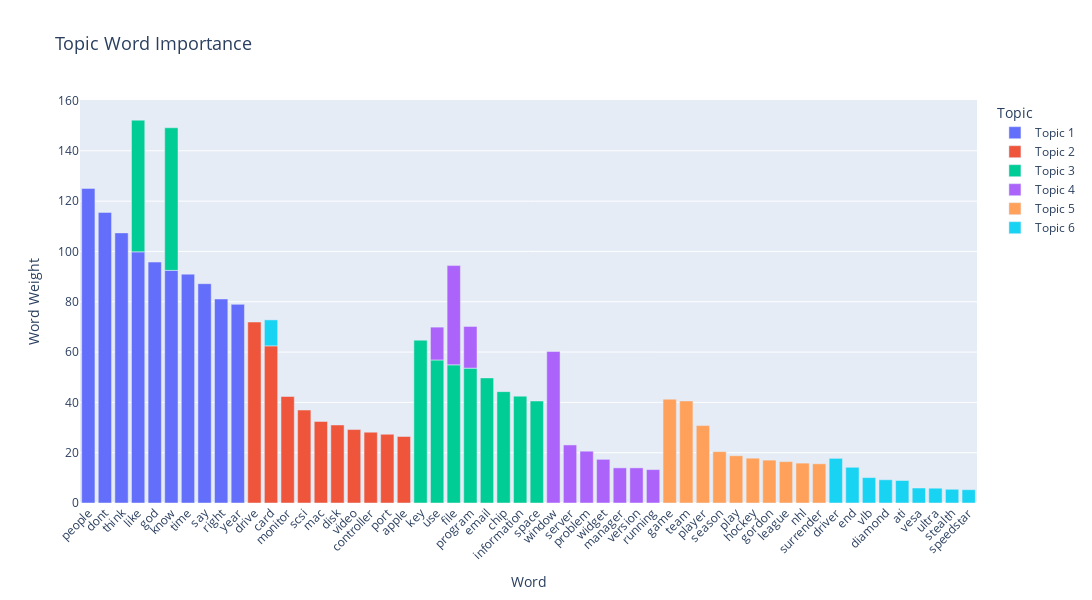
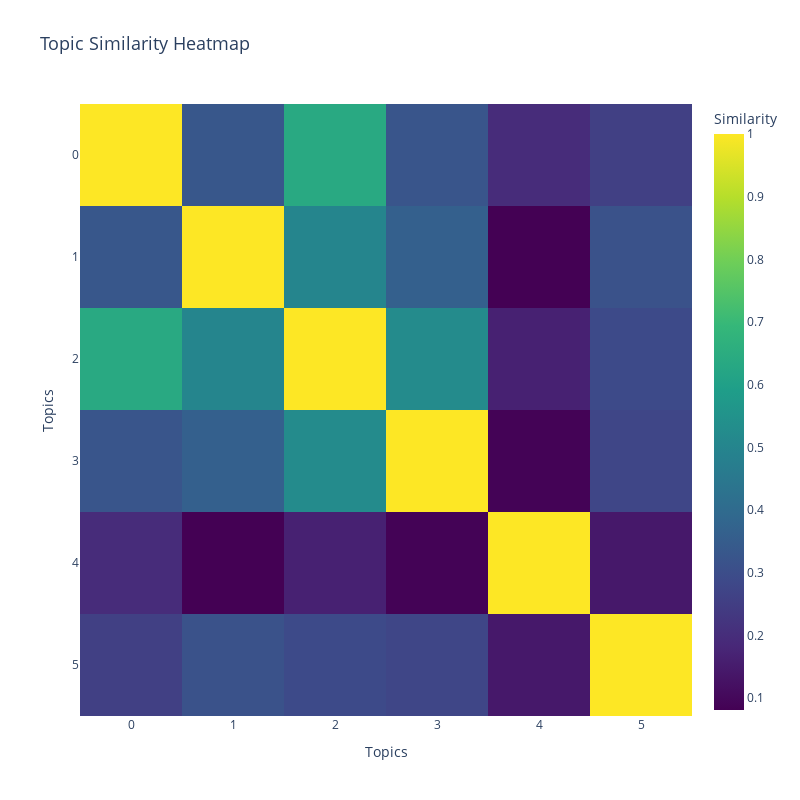
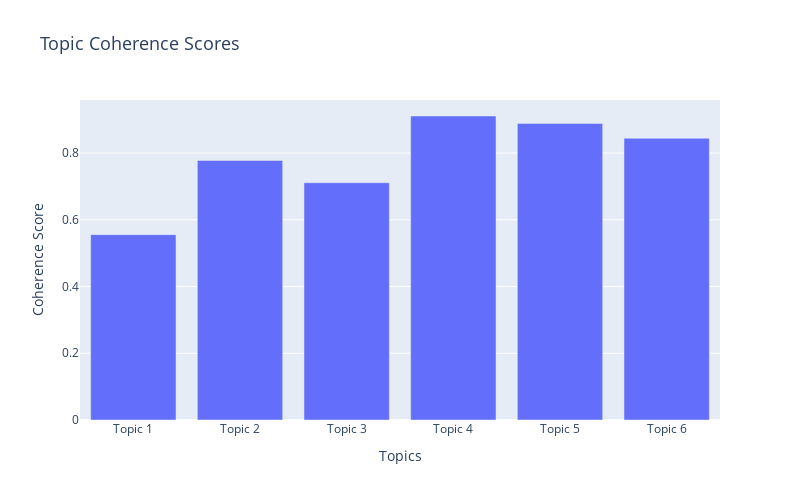

The cell these charts' notebook holds for them, in order:
### Markdown cell above
## Evaluations

### Code cell
def evaluate_lda_model(lda_model, tfidf_matrix, feature_names, n_top_words=5):
    """
    Conducts a comprehensive evaluation of a Latent Dirichlet Allocation (LDA) model.
    
    This function calculates various evaluation metrics such as perplexity, topic coherence,
    and topic diversity. It also generates visualizations for topic word importance, topic
    similarity, and coherence scores. Additionally, it provides detailed summaries of each topic.
    
    Parameters:
        lda_model (LatentDirichletAllocation): The trained LDA model.
        tfidf_matrix (scipy.sparse.csr_matrix): The TF-IDF feature matrix used to train the LDA model.
        feature_names (list of str): The list of feature names corresponding to the columns in the TF-IDF matrix.
        n_top_words (int, optional): The number of top words to consider for each topic. Defaults to 5.
        
    Returns:
        dict: A dictionary containing evaluation metrics including perplexity, coherence scores,
              topic diversity, and detailed topic summaries.
    """
    
    # 1. Calculate Perplexity Score
    perplexity = lda_model.perplexity(tfidf_matrix)
    
    # 2. Calculate Topic Coherence
    def calculate_topic_coherence(model, feature_names, n_top_words=10):
        """
        Calculates the coherence scores for each topic in the LDA model.
        
        Parameters:
            model (LatentDirichletAllocation): The trained LDA model.
            feature_names (list of str): The list of feature names.
            n_top_words (int): The number of top words to consider for coherence calculation.
        
        Returns:
            list of float: Coherence scores for each topic.
        """
        coherence_scores = []
        for topic_idx, topic in enumerate(model.components_):
            top_words_indices = topic.argsort()[:-n_top_words - 1:-1]
            top_words = [feature_names[i] for i in top_words_indices]
            
            word_coherence = []
            for i in range(len(top_words)):
                for j in range(i + 1, len(top_words)):
                    # Calculate coherence based on shared characters (simple example)
                    word_coherence.append(1 if len(set(top_words[i]) & set(top_words[j])) > 0 else 0)
            
            coherence_scores.append(np.mean(word_coherence) if word_coherence else 0)
        
        return coherence_scores
    
    # 3. Calculate Topic Diversity
    def calculate_topic_diversity(model, feature_names, n_top_words=10):
        """
        Calculates the diversity of topics based on the uniqueness of their top words.
        
        Parameters:
            model (LatentDirichletAllocation): The trained LDA model.
            feature_names (list of str): The list of feature names.
            n_top_words (int): The number of top words to consider for diversity calculation.
        
        Returns:
            dict: A dictionary containing the number of unique words, total words, and diversity ratio.
        """
        all_top_words = []
        for topic in model.components_:
            top_words_indices = topic.argsort()[:-n_top_words - 1:-1]
            top_words = [feature_names[i] for i in top_words_indices]
            all_top_words.extend(top_words)
        
        unique_words = len(set(all_top_words))
        total_words = len(all_top_words)
        
        return {
            'unique_words': unique_words,
            'total_words': total_words,
            'diversity_ratio': unique_words / total_words if total_words > 0 else 0
        }
    
    # 4. Prepare Topic Summaries for Interpretability
    def prepare_topic_summaries(model, feature_names, n_top_words=10):
        """
        Prepares summaries of each topic, including top words and their corresponding weights.
        
        Parameters:
            model (LatentDirichletAllocation): The trained LDA model.
            feature_names (list of str): The list of feature names.
            n_top_words (int): The number of top words to include in each summary.
        
        Returns:
            tuple: A tuple containing a list of topic summaries and data for visualization.
        """
        topic_summaries = []
        topic_data_for_visualization = []
        
        for topic_idx, topic in enumerate(model.components_):
            top_words_indices = topic.argsort()[:-n_top_words - 1:-1]
            top_words = [feature_names[i] for i in top_words_indices]
            top_weights = topic[top_words_indices]
            
            # Prepare data for visualization
            topic_data_for_visualization.extend([
                {
                    'Topic': f'Topic {topic_idx + 1}',
                    'Word': word,
                    'Weight': weight
                }
                for word, weight in zip(top_words, top_weights)
            ])
            
            # Create topic summary
            topic_summaries.append({
                'topic_number': topic_idx + 1,
                'top_words': top_words,
                'top_weights': top_weights.tolist()
            })
        
        return topic_summaries, topic_data_for_visualization
    
    # 5. Calculate Topic Similarity
    def calculate_topic_similarity(model):
        """
        Calculates the cosine similarity between topics based on their word distributions.
        
        Parameters:
            model (LatentDirichletAllocation): The trained LDA model.
        
        Returns:
            numpy.ndarray: A matrix representing the similarity between each pair of topics.
        """
        topic_similarities = cosine_similarity(model.components_)
        return topic_similarities
    
    # Perform Evaluations
    coherence_scores = calculate_topic_coherence(lda_model, feature_names, n_top_words)
    topic_diversity = calculate_topic_diversity(lda_model, feature_names, n_top_words)
    topic_summaries, topic_data_for_visualization = prepare_topic_summaries(lda_model, feature_names, n_top_words)
    topic_similarities = calculate_topic_similarity(lda_model)
    
    # Visualizations
    
    # 1. Topic Word Importance
    fig_topic_words = px.bar(
        pd.DataFrame(topic_data_for_visualization),
        x='Word',
        y='Weight',
        color='Topic',
        title='Topic Word Importance',
        labels={'Weight': 'Word Weight'},
        height=600,
        width=1200
    )
    fig_topic_words.update_layout(
        xaxis_tickangle=-45,
        title_font_size=18,
        xaxis_title_font_size=14,
        yaxis_title_font_size=14
    )
    fig_topic_words.show()
    
    # 2. Topic Similarity Heatmap
    fig_topic_similarity = px.imshow(
        topic_similarities,
        title='Topic Similarity Heatmap',
        labels=dict(x="Topics", y="Topics", color="Similarity"),
        color_continuous_scale='Viridis',
        height=800,
        width=800
    )
    fig_topic_similarity.update_layout(
        title_font_size=18,
        xaxis_title_font_size=14,
        yaxis_title_font_size=14
    )
    fig_topic_similarity.show()
    
    # 3. Coherence Scores Visualization
    fig_coherence = px.bar(
        x=[f'Topic {i+1}' for i in range(len(coherence_scores))],
        y=coherence_scores,
        title='Topic Coherence Scores',
        labels={'x': 'Topics', 'y': 'Coherence Score'},
        height=500,
        width=800
    )
    fig_coherence.update_layout(
        title_font_size=18,
        xaxis_title_font_size=14,
        yaxis_title_font_size=14
    )
    fig_coherence.show()
    
    # Print Evaluation Summary
    print("\nLDA Model Evaluation Report")
    print(f"Perplexity Score: {perplexity:.2f}")
    print(f"Average Topic Coherence: {np.mean(coherence_scores):.4f}")
    print("Topic Diversity:")
    print(f"  - Unique Words: {topic_diversity['unique_words']}")
    print(f"  - Total Words: {topic_diversity['total_words']}")
    print(f"  - Diversity Ratio: {topic_diversity['diversity_ratio']:.4f}")
    
    # Detailed Topic Summaries
    print("\nTopic Summaries:")
    for summary in topic_summaries:
        print(f"\nTopic {summary['topic_number']}:")
        for word, weight in zip(summary['top_words'], summary['top_weights']):
            print(f"  {word} (Weight: {weight:.4f})")
    
    return {
        'perplexity': perplexity,
        'coherence_scores': coherence_scores,
        'topic_diversity': topic_diversity,
        'topic_summaries': topic_summaries
    }

# Execute the Evaluation
if __name__ == "__main__":
    # Ensure that 'analysis_results' has been previously defined, typically by running 'explore_language_kingdom()'
    try:
        lda_evaluation = evaluate_lda_model(
            analysis_results['lda_model'],
            analysis_results['tfidf_matrix'],
            analysis_results['feature_names'],
            n_top_words=10
        )
    except NameError:
        print("The 'analysis_results' variable is not defined. Please run the 'explore_language()' function first.")

### Figure 1 — Plotly figure (JSON) as saved in the notebook; plotly's stock layout.template omitted (floating-point values rounded to 4 significant figures)
{"data": [{"alignmentgroup": "True", "hovertemplate": "Topic=Topic 1<br>Word=%{x}<br>Word Weight=%{y}<extra></extra>", "legendgroup": "Topic 1", "marker": {"color": "#636efa", "pattern": {"shape": ""}}, "name": "Topic 1", "offsetgroup": "Topic 1", "orientation": "v", "showlegend": true, "textposition": "auto", "type": "bar", "x": ["people", "dont", "think", "like", "god", "know", "time", "say", "right", "year"], "xaxis": "x", "y": [125.1, 115.5, 107.4, 99.84, 95.77, 92.47, 90.98, 87.17, 81.1, 78.96], "yaxis": "y"}, {"alignmentgroup": "True", "hovertemplate": "Topic=Topic 2<br>Word=%{x}<br>Word Weight=%{y}<extra></extra>", "legendgroup": "Topic 2", "marker": {"color": "#EF553B", "pattern": {"shape": ""}}, "name": "Topic 2", "offsetgroup": "Topic 2", "orientation": "v", "showlegend": true, "textposition": "auto", "type": "bar", "x": ["drive", "card", "monitor", "scsi", "mac", "disk", "video", "controller", "port", "apple"], "xaxis": "x", "y": [71.94, 62.46, 42.33, 36.95, 32.43, 31.01, 29.2, 28.16, 27.31, 26.43], "yaxis": "y"}, {"alignmentgroup": "True", "hovertemplate": "Topic=Topic 3<br>Word=%{x}<br>Word Weight=%{y}<extra></extra>", "legendgroup": "Topic 3", "marker": {"color": "#00cc96", "pattern": {"shape": ""}}, "name": "Topic 3", "offsetgroup": "Topic 3", "orientation": "v", "showlegend": true, "textposition": "auto", "type": "bar", "x": ["key", "use", "know", "file", "program", "like", "email", "chip", "information", "space"], "xaxis": "x", "y": [64.72, 56.85, 56.69, 54.93, 53.61, 52.34, 49.72, 44.27, 42.47, 40.55], "yaxis": "y"}, {"alignmentgroup": "True", "hovertemplate": "Topic=Topic 4<br>Word=%{x}<br>Word Weight=%{y}<extra></extra>", "legendgroup": "Topic 4", "marker": {"color": "#ab63fa", "pattern": {"shape": ""}}, "name": "Topic 4", "offsetgroup": "Topic 4", "orientation": "v", "showlegend": true, "textposition": "auto", "type": "bar", "x": ["window", "file", "server", "problem", "widget", "program", "manager", "version", "running", "use"], "xaxis": "x", "y": [60.21, 39.45, 23.07, 20.59, 17.36, 16.56, 13.97, 13.96, 13.28, 13.06], "yaxis": "y"}, {"alignmentgroup": "True", "hovertemplate": "Topic=Topic 5<br>Word=%{x}<br>Word Weight=%{y}<extra></extra>", "legendgroup": "Topic 5", "marker": {"color": "#FFA15A", "pattern": {"shape": ""}}, "name": "Topic 5", "offsetgroup": "Topic 5", "orientation": "v", "showlegend": true, "textposition": "auto", "type": "bar", "x": ["game", "team", "player", "season", "play", "hockey", "gordon", "league", "nhl", "surrender"], "xaxis": "x", "y": [41.28, 40.56, 30.78, 20.42, 18.78, 17.81, 17.05, 16.44, 15.85, 15.58], "yaxis": "y"}, {"alignmentgroup": "True", "hovertemplate": "Topic=Topic 6<br>Word=%{x}<br>Word Weight=%{y}<extra></extra>", "legendgroup": "Topic 6", "marker": {"color": "#19d3f3", "pattern": {"shape": ""}}, "name": "Topic 6", "offsetgroup": "Topic 6", "orientation": "v", "showlegend": true, "textposition": "auto", "type": "bar", "x": ["driver", "end", "card", "vlb", "diamond", "ati", "vesa", "ultra", "stealth", "speedstar"], "xaxis": "x", "y": [17.74, 14.19, 10.33, 10.1, 9.235, 8.945, 5.963, 5.885, 5.457, 5.291], "yaxis": "y"}], "layout": {"barmode": "relative", "height": 600, "legend": {"title": {"text": "Topic"}, "tracegroupgap": 0}, "title": {"font": {"size": 18}, "text": "Topic Word Importance"}, "width": 1200, "xaxis": {"anchor": "y", "domain": [0, 1], "tickangle": -45, "title": {"font": {"size": 14}, "text": "Word"}}, "yaxis": {"anchor": "x", "domain": [0, 1], "title": {"font": {"size": 14}, "text": "Word Weight"}}}}

### Figure 2 — Plotly figure (JSON) as saved in the notebook; plotly's stock layout.template omitted (floating-point values rounded to 4 significant figures)
{"data": [{"coloraxis": "coloraxis", "hovertemplate": "Topics: %{x}<br>Topics: %{y}<br>Similarity: %{z}<extra></extra>", "name": "0", "type": "heatmap", "xaxis": "x", "yaxis": "y", "z": [[1, 0.3322, 0.6378, 0.3242, 0.1951, 0.2568], [0.3322, 1.0, 0.5006, 0.3617, 0.08097, 0.3154], [0.6378, 0.5006, 1.0, 0.5233, 0.1654, 0.2898], [0.3242, 0.3617, 0.5233, 1.0, 0.08684, 0.2757], [0.1951, 0.08097, 0.1654, 0.08684, 1.0, 0.142], [0.2568, 0.3154, 0.2898, 0.2757, 0.142, 1.0]]}], "layout": {"coloraxis": {"colorbar": {"title": {"text": "Similarity"}}, "colorscale": [[0, "#440154"], [0.1111, "#482878"], [0.2222, "#3e4989"], [0.3333, "#31688e"], [0.4444, "#26828e"], [0.5556, "#1f9e89"], [0.6667, "#35b779"], [0.7778, "#6ece58"], [0.8889, "#b5de2b"], [1, "#fde725"]]}, "height": 800, "title": {"font": {"size": 18}, "text": "Topic Similarity Heatmap"}, "width": 800, "xaxis": {"anchor": "y", "constrain": "domain", "domain": [0, 1], "scaleanchor": "y", "title": {"font": {"size": 14}, "text": "Topics"}}, "yaxis": {"anchor": "x", "autorange": "reversed", "constrain": "domain", "domain": [0, 1], "title": {"font": {"size": 14}, "text": "Topics"}}}}

### Figure 3 — Plotly figure (JSON) as saved in the notebook; plotly's stock layout.template omitted (floating-point values rounded to 4 significant figures)
{"data": [{"alignmentgroup": "True", "hovertemplate": "Topics=%{x}<br>Coherence Score=%{y}<extra></extra>", "legendgroup": "", "marker": {"color": "#636efa", "pattern": {"shape": ""}}, "name": "", "offsetgroup": "", "orientation": "v", "showlegend": false, "textposition": "auto", "type": "bar", "x": ["Topic 1", "Topic 2", "Topic 3", "Topic 4", "Topic 5", "Topic 6"], "xaxis": "x", "y": [0.5556, 0.7778, 0.7111, 0.9111, 0.8889, 0.8444], "yaxis": "y"}], "layout": {"barmode": "relative", "height": 500, "legend": {"tracegroupgap": 0}, "title": {"font": {"size": 18}, "text": "Topic Coherence Scores"}, "width": 800, "xaxis": {"anchor": "y", "domain": [0, 1], "title": {"font": {"size": 14}, "text": "Topics"}}, "yaxis": {"anchor": "x", "domain": [0, 1], "title": {"font": {"size": 14}, "text": "Coherence Score"}}}}
